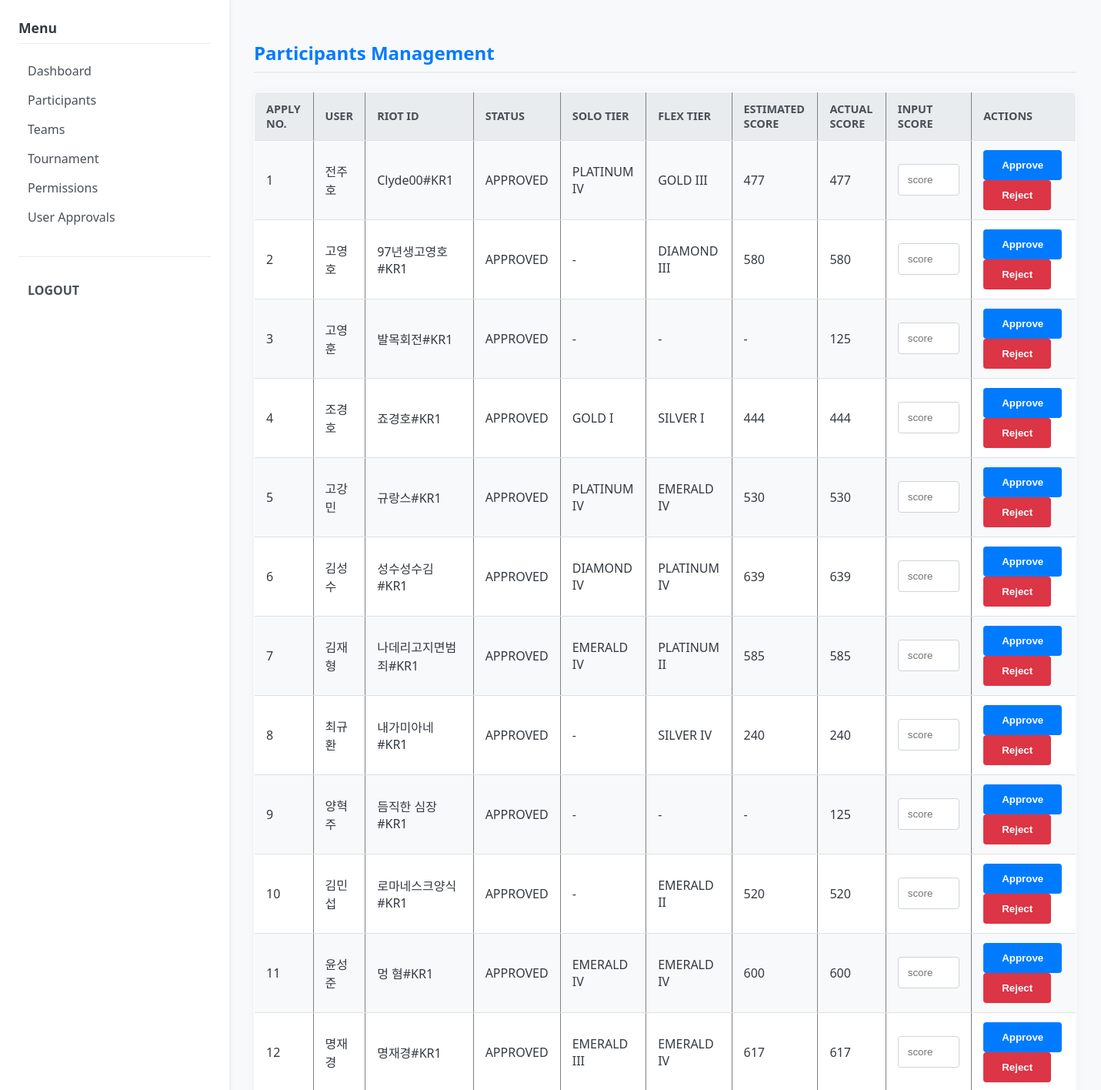
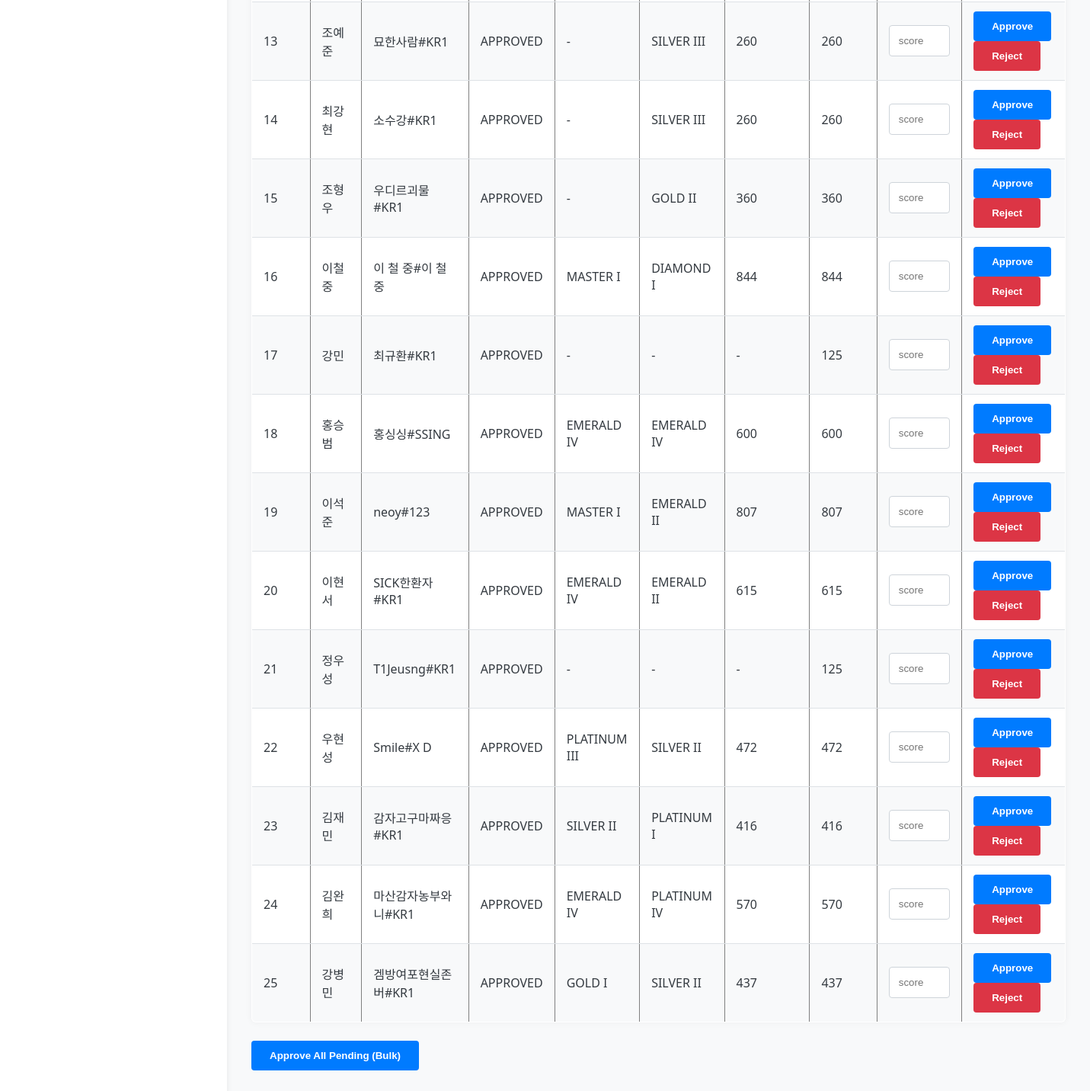
/admin/participants (signed in), run on an earlier commit of the app's database (2 pictures, top to bottom).
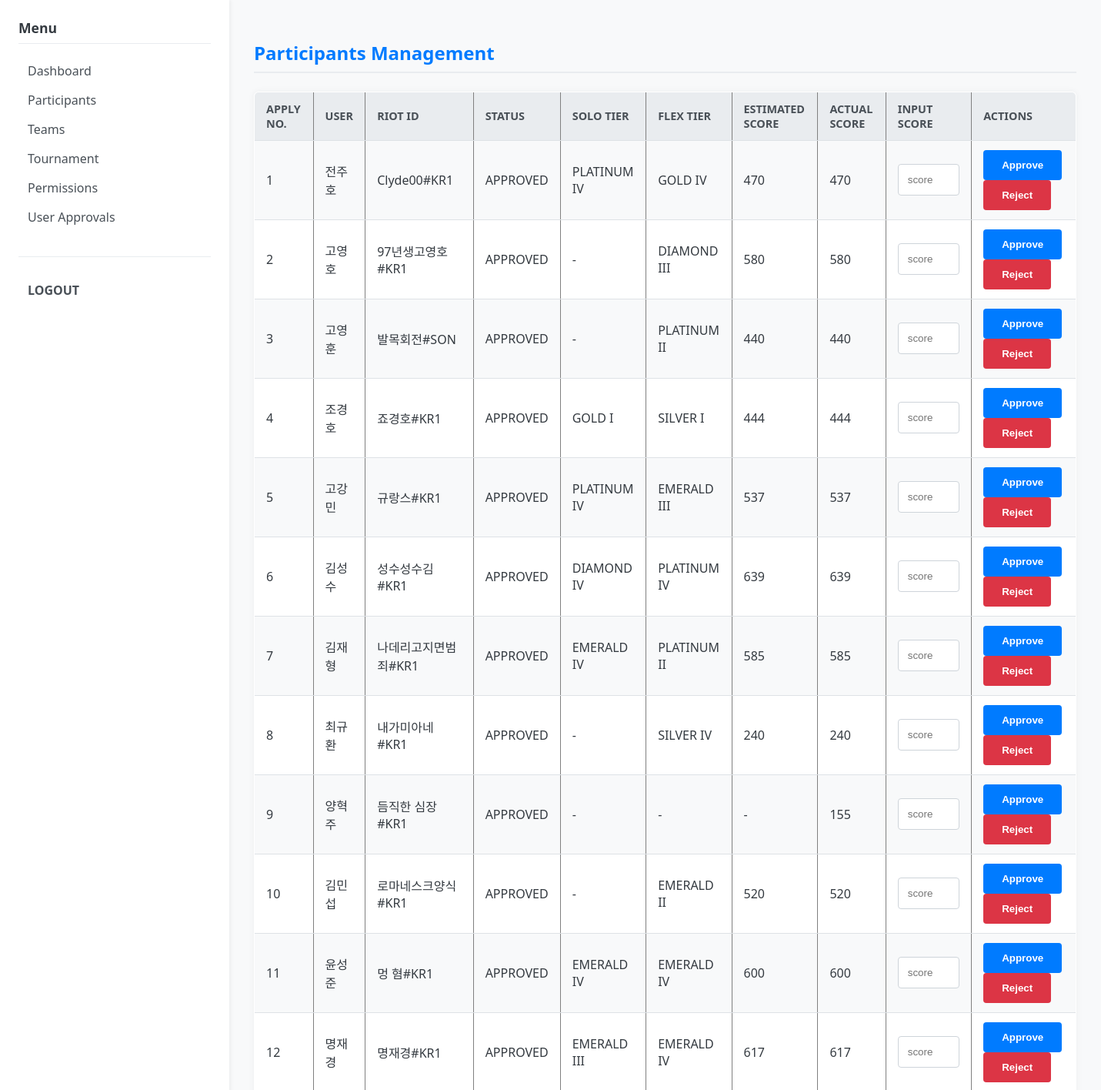
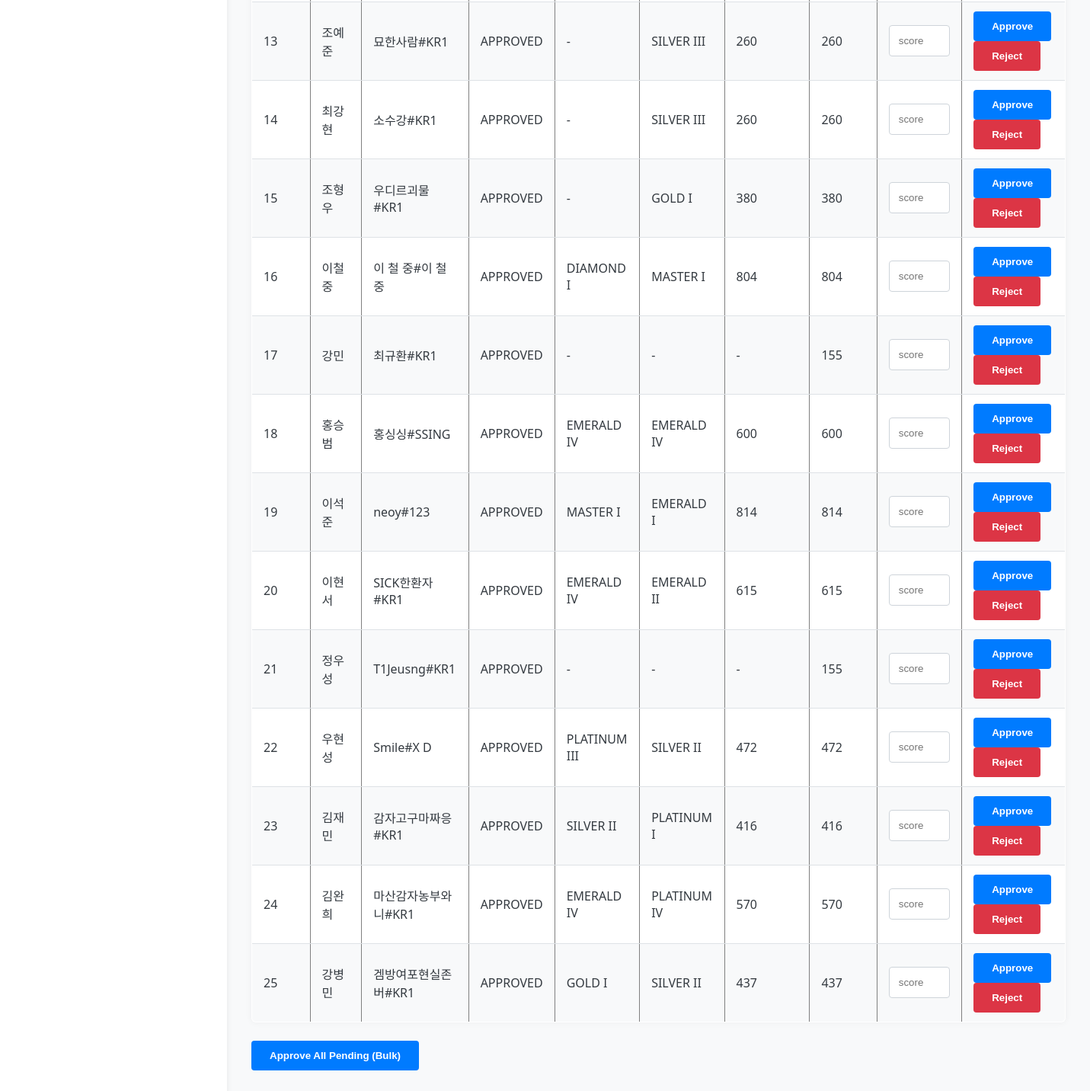
And on a later commit of the database (2 pictures, top to bottom).
### models.py (models this page shows)
class Participant(db.Model):
    __tablename__ = "participants"
    id = db.Column(db.Integer, primary_key=True)
    user_id = db.Column(db.Integer, db.ForeignKey("users.id"), nullable=False)
    tournament_id = db.Column(db.Integer, db.ForeignKey("tournaments.id"), nullable=False)
    status = db.Column(db.String(16), default="PENDING")  # PENDING, APPROVED, REJECTED
    created_at = db.Column(db.DateTime, default=datetime.utcnow)
    user = db.relationship("User", back_populates="participants")
    tournament = db.relationship("Tournament", back_populates="participants")
    team_membership = db.relationship("TeamMember", back_populates="participant", uselist=False)

class User(db.Model):
    __tablename__ = "users"
    id = db.Column(db.Integer, primary_key=True)
    username = db.Column(db.String(64), unique=True, nullable=False)
    password_hash = db.Column(db.String(128), nullable=False)
    role = db.Column(db.String(50), default="USER")  # USER, ADMIN
    approval_status = db.Column(db.String(16), default="PENDING") # PENDING, APPROVED, REJECTED
    student_id = db.Column(db.String(20))      # 학번
    real_name = db.Column(db.String(64))       # 이름
    summoner_riot_id = db.Column(db.String(64))  # "닉네임#태그" 형식 (예: Clyde00#KR1)
    puuid = db.Column(db.String(128))
    tier = db.Column(db.String(32))
    solo_tier = db.Column(db.String(32))  # 예: "PLATINUM IV"
    flex_tier = db.Column(db.String(32))  # 예: "GOLD III"
    actual_score = db.Column(db.Integer)  # 관리자 입력 실제 점수
    primary_role = db.Column(db.String(16))
    secondary_role1 = db.Column(db.String(16))
    secondary_role2 = db.Column(db.String(16))
    created_at = db.Column(db.DateTime, default=datetime.utcnow)
    participants = db.relationship("Participant", back_populates="user")

### app.py (the view)
@app.route("/admin/participants")
@login_required(role="ADMIN")
def admin_participants():
    tournament = Tournament.query.first()
    participants = []
    if tournament:
        participants = Participant.query.filter_by(
            tournament_id=tournament.id
        ).all()
    return render_template("admin/participants.html", participants=participants)

### app.py (called while the page is built)
def current_user():
    user_id = session.get("user_id")
    if not user_id:
        return None
    user = User.query.get(user_id)
    return user

def login_required(role=None):
    def decorator(fn):
        from functools import wraps
        @wraps(fn)
        def wrapper(*args, **kwargs):
            user = current_user()
            active_role = session.get("role")
            if not user or not active_role:
                return redirect(url_for("login_page"))
            if role and active_role != role:
                flash("Permission denied. You are logged in as " + active_role + ".")
                return redirect(url_for("login_page"))
            return fn(*args, **kwargs)
        return wrapper
    return decorator

@app.context_processor
def inject_helpers():
    return dict(
        calculate_estimated_score=calculate_estimated_score,
        get_user_score=get_user_score,
        get_member_weighted_score=get_member_weighted_score,
    )

### score.py (called while the page is built)
def parse_tier_rank(tier_str: str | None) -> tuple[str | None, str | None]:
    if not tier_str:
        return None, None
    parts = tier_str.strip().split()
    if len(parts) == 1:
        return parts[0], None
    elif len(parts) >= 2:
        return parts[0], parts[1]
    return None, None

def tier_to_score(tier_str: str | None) -> int | None:
    tier, div = parse_tier_rank(tier_str)
    if not tier:
        return None
    tier = tier.upper()
    base = TIER_BASE.get(tier)
    if base is None:
        return None
    offset = 0
    if div:
        offset = DIVISION_OFFSET.get(div.upper(), 0)
    return base + offset

def calculate_estimated_score(user) -> int | None:
    from models import User  # type: ignore
    if not isinstance(user, User):
        return None
    solo_score = tier_to_score(user.solo_tier)
    flex_score = tier_to_score(user.flex_tier)
    solo_val = solo_score if solo_score is not None else 0
    flex_val = flex_score if flex_score is not None else 0
    if solo_score is not None and flex_score is not None:
        estimated_score = int(solo_val * 0.7) + int(flex_val * 0.3)
        return estimated_score
    elif solo_score is not None:
        return solo_score
    elif flex_score is not None:
        return int(flex_val * 0.8)
    else:
        return None

### templates/admin/participants.html (shortened to what this page needs)
{% extends "base.html" %}
{% block content %}
<h2>Participants Management</h2>
{% if participants|length > 0 %}
<form action="{{ url_for('admin_bulk_approve_participants') }}" method="post">
    <table border="1" cellpadding="4">
        <tr>
            <th>Apply No.</th>
            <th>User</th>
            <th>Riot ID</th>
            <th>Status</th>
            <th>Solo Tier</th>
            <th>Flex Tier</th>
            <th>Estimated Score</th>
            <th>Actual Score</th>
            <th>Input Score</th>
            <th>Actions</th>
        </tr>
        {% for p in participants %}
        <tr>
            <td>
                {{ p.id }}
            </td>
            <td>{{ p.user.real_name or p.user.username }}</td>
            <td>{{ p.user.summoner_riot_id or "-" }}</td>
            <td>{{ p.status }}</td>
            <td>{{ p.user.solo_tier or "-" }}</td>
            <td>{{ p.user.flex_tier or "-" }}</td>
            <td>{{ calculate_estimated_score(p.user) or "-" }}</td>
            <td>{{ p.user.actual_score if p.user.actual_score is not none else "-" }}</td>
            <td>
                <input type="number"
                       name="input_score_{{ p.id }}"
                       placeholder="score"
                       value=""
                       style="width: 80px;">
            </td>
            <td>
                <button type="submit"
                        formaction="{{ url_for('admin_approve_participant', participant_id=p.id) }}"
                        formmethod="post">
                    Approve
                </button>
                <button type="submit"
                        formaction="{{ url_for('admin_reject_participant', participant_id=p.id) }}"
                        formmethod="post">
                    Reject
                </button>
            </td>
        </tr>
        {% endfor %}
    </table>
    <div style="margin-top: 1rem;">
        <button type="submit">Approve All Pending (Bulk)</button>
    </div>
</form>
{% else %}
<p>No participants have applied to the current tournament yet.</p>
{% endif %}
{% endblock %}

### templates/base.html (shortened to what this page needs)
<!DOCTYPE html>
<html lang="en">
<head>
    <link rel="stylesheet" href="{{ url_for('static', filename='css/style.css') }}">
</head>
<body>
<div class="page-container">
    <nav>
        {% if session.get('role') == "USER" %}
            <h4>Menu</h4>
            <ul>
                <li><a href="{{ url_for('user_dashboard') }}">Dashboard</a></li>
                <li><a href="{{ url_for('user_profile') }}">Profile</a></li>
                <li><a href="{{ url_for('user_apply') }}">Apply</a></li>
                <li><a href="{{ url_for('user_team') }}">Team</a></li>
                <li><a href="{{ url_for('user_matches') }}">Matches</a></li>
                <li><a href="{{ url_for('user_tournament_status') }}">Tournament Status</a></li>
            </ul>
        {% elif session.get('role') == "ADMIN" %}
            <h4>Menu</h4>
            <ul>
                <li><a href="{{ url_for('admin_dashboard') }}">Dashboard</a></li>
                <li><a href="{{ url_for('admin_participants') }}">Participants</a></li>
                <li><a href="{{ url_for('admin_teams') }}">Teams</a></li>
                <li><a href="{{ url_for('admin_tournament') }}">Tournament</a></li>
                <li><a href="{{ url_for('admin_permissions') }}">Permissions</a></li>
                <li><a href="{{ url_for('admin_user_approvals') }}">User Approvals</a></li>
            </ul>
        {% endif %}
        <hr>
        {% if session.get('user_id') %}
        <ul>
            <li><a href="{{ url_for('logout') }}" class="logout-link">LOGOUT</a></li>
        </ul>
        {% endif %}
    </nav>
    <main>
        {% block content %}{% endblock %}
    </main>
</div>
</body>
</html>

### static/css/style.css (style rules this page uses)
body { font-family: 'Segoe UI', Tahoma, Geneva, Verdana, sans-serif; margin: 0; padding: 0; background-color: #f8f9fa; color: #343a40; }
h2 { color: #007bff; border-bottom: 2px solid #e9ecef; padding-bottom: 0.5rem; margin-bottom: 1.5rem; }
hr { border: none; border-top: 1px solid #e9ecef; margin: 1.5rem 0; }
.page-container { display: flex; min-height: 100vh; }
nav { width: 250px; background-color: #ffffff; box-shadow: 2px 0 5px rgba(0, 0, 0, 0.05); padding: 1.5rem; flex-shrink: 0; }
main { flex: 1; padding: 2rem; }
nav h4 { color: #343a40; margin-top: 0; margin-bottom: 1rem; font-size: 1.1rem; border-bottom: 1px solid #e9ecef; padding-bottom: 0.5rem; }
nav ul { list-style: none; padding: 0; margin-bottom: 2rem; }
nav ul li a { display: block; padding: 0.5rem 0.75rem; text-decoration: none; color: #495057; border-radius: 4px; transition: background-color 0.2s, color 0.2s; }
nav a.logout-link { color: #495057; font-weight: 600; }
form div { margin-bottom: 1rem; }
input[type="text"], input[type="password"], input[type="number"], select { width: 100%; max-width: 300px; padding: 0.75rem; border: 1px solid #ced4da; border-radius: 4px; box-sizing: border-box; transition: border-color 0.2s, box-shadow 0.2s; }
button, input[type="submit"] { background-color: #007bff; color: white; padding: 0.75rem 1.5rem; border: none; border-radius: 4px; cursor: pointer; font-weight: 600; transition: background-color 0.2s; }
button[formaction*="reject"], button[formaction*="delete"], button.btn-reject, button.btn-delete { background-color: #dc3545; }
table { width: 100%; border-collapse: collapse; margin-bottom: 1.5rem; background-color: #ffffff; box-shadow: 0 0 10px rgba(0, 0, 0, 0.05); border-radius: 6px; overflow: hidden; }
table th, table td { padding: 12px 15px; text-align: left; border-bottom: 1px solid #dee2e6; }
table th { background-color: #e9ecef; color: #495057; font-weight: 600; text-transform: uppercase; font-size: 0.9rem; }
table tr:last-child td { border-bottom: none; }
table tr:nth-child(even) { background-color: #f8f9fa; }

What changed in the data, as far as the page shows it:
changed Participant "전주호": user "GOLD III" → "GOLD IV"; user "477" → "470"
changed User (number 1 of 25 on the later page): solo_tier+flex_tier "477" → "470"
changed Participant "고영훈": user "발목회전#KR1" → "발목회전#SON"; user "-" → "PLATINUM II"; user "125" → "440"
changed User (number 3 of 25 on the later page): solo_tier+flex_tier "-" → "440"
changed Participant "고강민": user "EMERALD IV" → "EMERALD III"; user "530" → "537"
changed User (number 5 of 25 on the later page): solo_tier+flex_tier "530" → "537"
changed Participant "양혁주": user "125" → "155"
changed Participant "조형우": user "GOLD II" → "GOLD I"; user "360" → "380"
changed User (number 15 of 25 on the later page): solo_tier+flex_tier "360" → "380"
changed Participant "이철중": user "MASTER I" → "DIAMOND I"; user "DIAMOND I" → "MASTER I"; user "844" → "804"
changed User (number 16 of 25 on the later page): solo_tier+flex_tier "844" → "804"
changed Participant "강민": user "125" → "155"
changed Participant "이석준": user "EMERALD II" → "EMERALD I"; user "807" → "814"
changed User (number 19 of 25 on the later page): solo_tier+flex_tier "807" → "814"
changed Participant "정우성": user "125" → "155"
